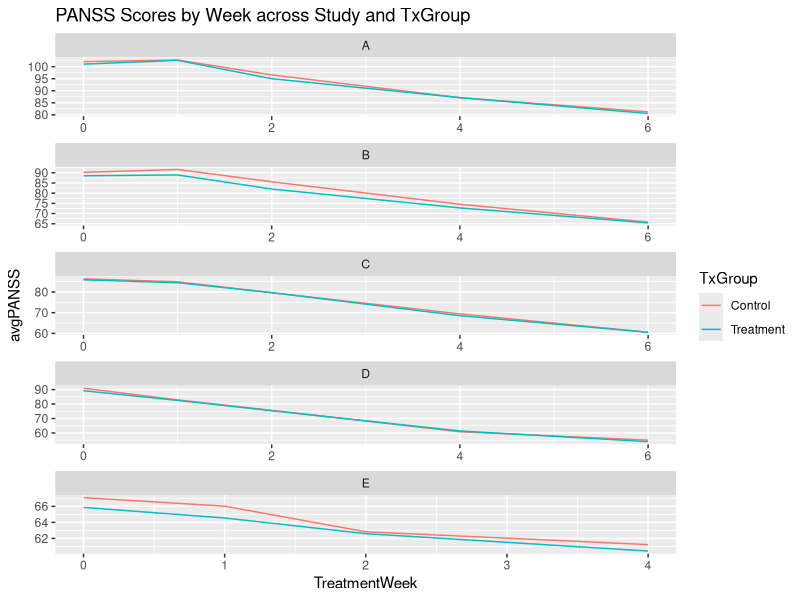
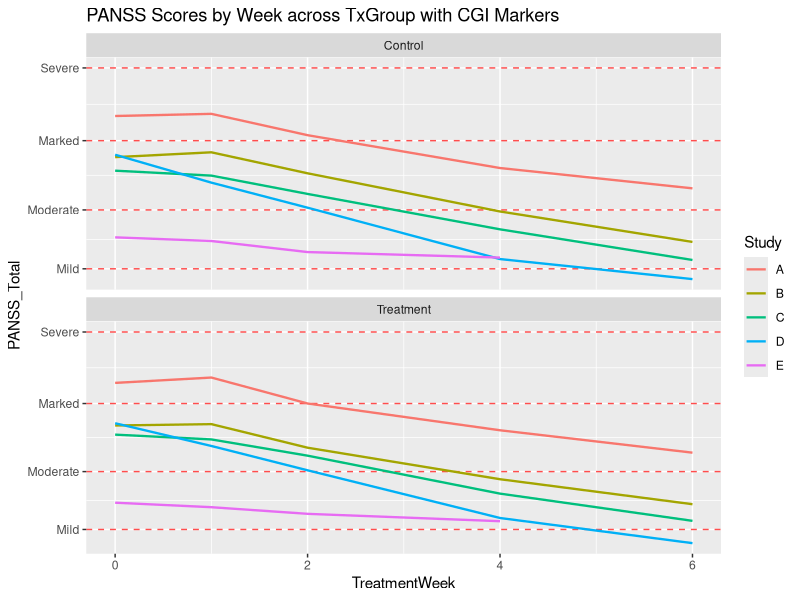
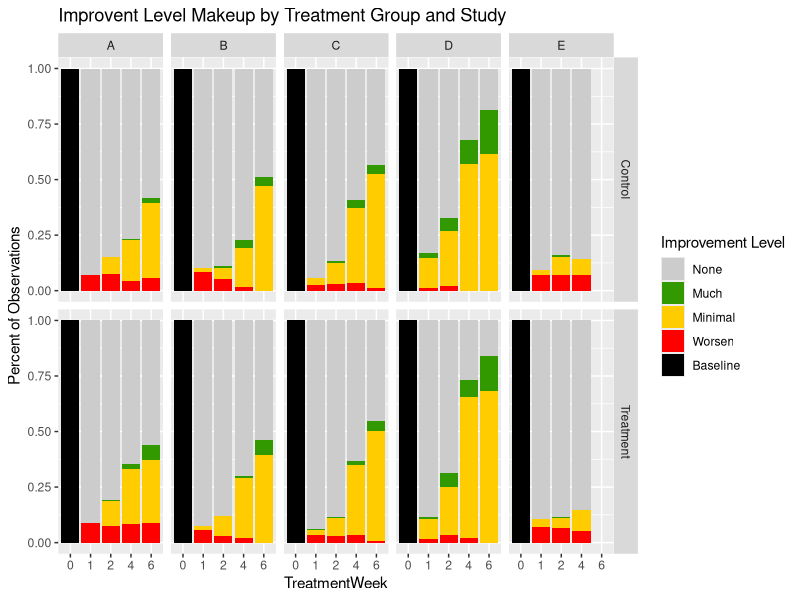
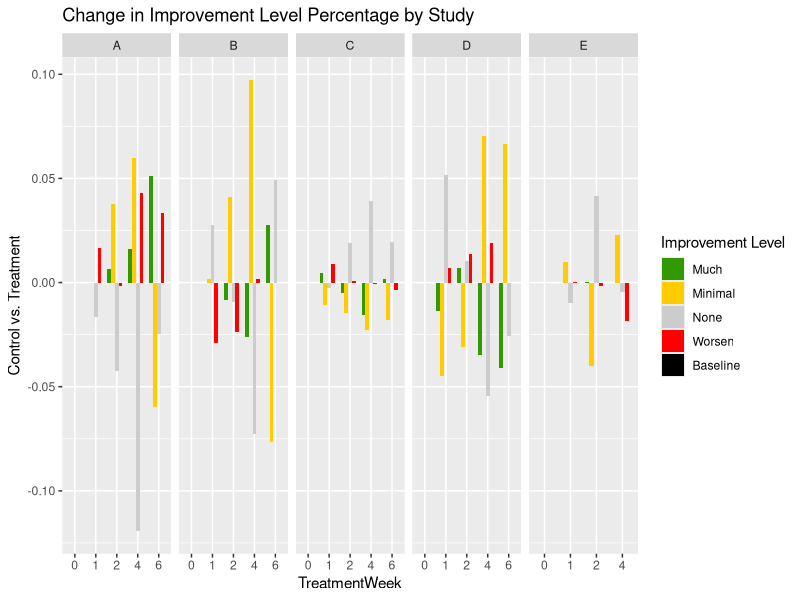

Write R code to recreate these figures, in order.
# FILENAME: FinalProjectObjective1.Rmd
# AUTHOR: Devon Rojas
# Summary: Analyzes study data for treatment effect in patients

##########################################
##### SET SEED AND IMPORT LIBRARIES ######
##########################################
set.seed(2)

library(tidyverse)
library(ggplot2)

##########################################
###### PREPROCESS DATA FOR ANALYSIS ######
##########################################
CleanedStudyData = read.csv("data/processed/cleaned_data_obj3.csv")
CleanedStudyData = CleanedStudyData %>% 
  select(-c(X, LeadStatus)) %>%
  arrange(PatientID, VisitDay) %>%
  group_by(PatientID, Week) %>%
  mutate(PANSS_Total = ceiling(mean(PANSS_Total))) %>%
  slice(which.min(PANSS_Total)) %>%
  ungroup(Week) %>%
  mutate(TreatmentWeek = row_number(Week) - 1) %>%
  ungroup() %>%
  select(-c(P1:G16))

# -------------------------------------
# Records Baseline (Day 0) data into a separate data frame for later use.
# -------------------------------------
Baseline = CleanedStudyData %>% 
  filter(VisitDay == 0) %>% 
  select(PatientID, PANSS_Total) %>%
  rename(BaselinePANSS = PANSS_Total)

# -------------------------------------
# Create additional variables in data for model
# -------------------------------------
Data = CleanedStudyData %>%
  arrange(PatientID, VisitDay) %>%
  # -------------------------------------
# Join Baseline data into entire table and populate 
# through each PatientID
# -------------------------------------
left_join(Baseline, by="PatientID") %>%
  # -------------------------------------
# Look at only Treatment Weeks 1, 2, 4, and 6
# -------------------------------------
filter(TreatmentWeek <=2 | TreatmentWeek == 4 | TreatmentWeek == 6) %>%
  # -------------------------------------
# Classify patient PANSS scores to CGI-S levels
# -------------------------------------
mutate(
  CGI = as.factor(
    case_when(
      PANSS_Total < 75 ~ "Mild",
      PANSS_Total >= 75 & PANSS_Total < 95 ~ "Moderate",
      PANSS_Total >= 95 & PANSS_Total < 116 ~ "Marked",
      PANSS_Total >= 116 ~ "Severe"
    )
  )
) %>%
  # -------------------------------------
# Record change in PANSS score from baseline observation
# -------------------------------------
mutate(
  PctChange = round((PANSS_Total - BaselinePANSS) / BaselinePANSS, 2)
) %>%
  # -------------------------------------
# Classify patient PANSS changes to CGI-I levels
# -------------------------------------
mutate(
  ImprovementLevel = as.factor(
    case_when(
      PctChange > 0.1 ~ "Worsen",
      TreatmentWeek == 1 & PctChange > -0.19 ~ "None",
      TreatmentWeek == 1 & PctChange <= -0.19 & PctChange > -0.4 ~ "Minimal",
      TreatmentWeek == 1 & PctChange <= -0.4 ~ "Much",
      TreatmentWeek == 2 & PctChange > -0.23 ~ "None",
      TreatmentWeek == 2 & PctChange <= -0.23 & PctChange > -0.45 ~ "Minimal",
      TreatmentWeek == 2 & PctChange <= -0.45 ~ "Much",
      TreatmentWeek == 4 & PctChange > -0.26 ~ "None",
      TreatmentWeek == 4 & PctChange <= -0.26 & PctChange > -0.51 ~ "Minimal",
      TreatmentWeek == 4 & PctChange <= -0.51 ~ "Much",
      TreatmentWeek == 6 & PctChange > -0.28 ~ "None",
      TreatmentWeek == 6 & PctChange <= -0.28 & PctChange > -0.53 ~ "Minimal",
      TreatmentWeek == 6 & PctChange <= -0.53 ~ "Much",
      TRUE ~ "Baseline"
    )
  )
)

##########################################
############ VISUALIZATIONS ##############
##########################################
# -------------------------------------
# PANSS scores across treatment group by treatment week
# -------------------------------------
p1 = Data %>%
  group_by(Study, TxGroup, TreatmentWeek) %>%
  summarise(avgPANSS = mean(PANSS_Total)) %>%
  ggplot(aes(TreatmentWeek, avgPANSS, color=TxGroup)) +
  geom_line() +
  facet_wrap(~Study, scales="free", ncol=1) +
  labs(title = "PANSS Scores by Week across Study and TxGroup")
ggsave("temp/Objective1/PANSSTotalByTxGroup.png", p1, width=7, height=7)
# -------------------------------------
# PANSS scores and CGI levels across treatment groups 
# by treatment week
# -------------------------------------
p2 = Data %>% group_by(Study, TxGroup, TreatmentWeek) %>% 
  summarise(PANSS_Total = mean(PANSS_Total)) %>%
  ungroup() %>%
  ggplot(aes(TreatmentWeek, PANSS_Total)) +
  geom_hline(yintercept=58, linetype="dashed", lwd=0.5, color="red", alpha=0.7) +
  geom_hline(yintercept=75, linetype="dashed", lwd=0.5, color="red", alpha=0.7) +
  geom_hline(yintercept=95, linetype="dashed", lwd=0.5, color="red", alpha=0.7) +
  geom_hline(yintercept=116, linetype="dashed", lwd=0.5, color="red", alpha=0.7) +
  geom_line(aes(color=Study), lwd=0.8) +
  # geom_smooth(method="lm", formula = y ~ poly(x, 4, raw=T), se=T, aes(color=Study), lwd=0.8) +
  scale_y_continuous(breaks=c(58, 75, 95, 116), labels=c("Mild", "Moderate", "Marked", "Severe")) +
  facet_wrap(~TxGroup, scales="free_y", ncol=1) +
  labs(title = "PANSS Scores by Week across TxGroup with CGI Markers")
ggsave("temp/Objective1/PANSSTotalWithCGIByTxWeek.png", p2, width=7, height=7)
# -------------------------------------
# CGI-I levels across studies and treatment group 
# by treatment week
# -------------------------------------
p3 = Data %>%
  group_by(Study, TxGroup, TreatmentWeek, ImprovementLevel) %>%
  summarise(n = n()) %>%
  ungroup() %>%
  complete(Study, TxGroup, TreatmentWeek, ImprovementLevel, fill=list(n=0)) %>%
  group_by(Study, TxGroup, TreatmentWeek) %>%
  mutate(pct = n/sum(n)) %>%
  ungroup() %>%
  ggplot(aes(factor(TreatmentWeek), pct, fill=factor(ImprovementLevel, levels=c("None", "Much", "Minimal", "Worsen", "Baseline")))) +
  geom_bar(position="stack", stat="identity") +
  facet_grid(TxGroup~Study, scales="free_x") +
  scale_fill_manual(
    values=c(
      "Baseline" = "black",
      "Worsen" = "#FF0000",
      "None" = "#CCCCCC",
      "Minimal" = "#FFCC00",
      "Much" = "#339900"
    ),
    name="Improvement Level"
  ) +
  labs(title = "Improvent Level Makeup by Treatment Group and Study", x = "TreatmentWeek", y="Percent of Observations")
ggsave("temp/Objective1/ImprovementLevelsByStudyandTxGroup.png", p3, width=15, height=7)
# -------------------------------------
# Change in CGI-I levels across studies between treatment 
# groups by treatment week
# -------------------------------------
p4 = Data %>% 
  group_by(Study, TxGroup, TreatmentWeek, ImprovementLevel) %>% 
  summarise(n = n()) %>% 
  ungroup() %>%
  complete(Study, TxGroup, TreatmentWeek, ImprovementLevel, fill=list(n=0)) %>% 
  group_by(Study, TxGroup, TreatmentWeek) %>% 
  mutate(pct = n/sum(n)) %>% 
  ungroup() %>% 
  group_by(Study, TreatmentWeek, ImprovementLevel) %>%
  arrange(Study, TreatmentWeek, ImprovementLevel) %>%
  # + = bigger treatment | - = bigger control
  summarise(diff = pct - lag(pct)) %>%
  drop_na() %>%
  ggplot(aes(factor(TreatmentWeek), diff, fill=factor(ImprovementLevel, levels=c("Much", "Minimal", "None", "Worsen", "Baseline")))) +
  geom_bar(position="dodge", stat="identity") +
  facet_wrap(~Study, scales="free_x", nrow=1) +
  scale_fill_manual(
    values=c(
      "Baseline" = "black",
      "Worsen" = "#FF0000",
      "None" = "#CCCCCC",
      "Minimal" = "#FFCC00",
      "Much" = "#339900"
    ),
    name="Improvement Level"
  ) +
  labs(title = "Change in Improvement Level Percentage by Study", x = "TreatmentWeek", y="Control vs. Treatment")
ggsave("temp/Objective1/ImprovementLevelsDiffByStudy.png", p4, width=15, height=7)

##########################################
########### HYPOTHESIS TESTING ###########
##########################################
# Model 1
fit1 = lm(PANSS_Total ~ Study*TxGroup*BaselinePANSS, Data)
summary(fit1)
# confint(fit1)

# Model 1
fit2 = lm(PANSS_Total ~Study*TxGroup, Data)
summary(fit2)
# confint(fit2)

# Model 3
fit3 = lm(PANSS_Total ~ BaselinePANSS*TxGroup, Data)
summary(fit3)
# confint(fit3)
# -------------------------------------
# Perform ANOVA testing to check model robustness
# -------------------------------------
anova(fit3, fit2, fit1) # Fit 1 best